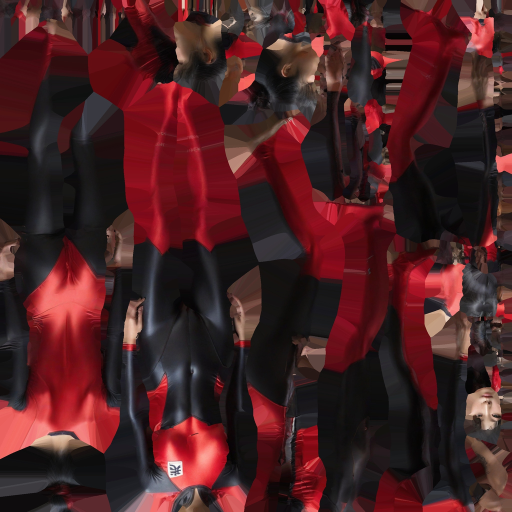
#> input picture assets/sketchfab/olympic_athlete/olympic_athlete_0.jpg, 1024 x 1024 px (shown at 1/2 size)
$ python flatten_texture.py ../../assets/sketchfab/olympic_athlete/olympic_athlete_0.jpg out.png
#> lines starting #> are read from the running program, lines starting #| are printed output that depends on the picture
#!/usr/bin/env python3
"""Flattens a Tripo texture to the concept's own palette.

    tools/tripo/flatten_texture.py <in.png> <out.png>

Why: Tripo bakes noise, soft lighting and brown smudges into its textures (streaks down
the legs, smears on the jaw). Style C, the one Luqman chose on 2026-10-15, is flat clean
colour, so each texel is snapped to the nearest colour of a palette measured off the
approved concept (`dev/concepts/2026-10-15/athlete_C_blue_single.png`), then specks are
voted away with a mode filter. The palette is the blue kit's; the other kits are
repainted from this one afterwards, so they inherit the clean sheet.
"""

import sys

from PIL import Image, ImageFilter

PALETTE = [
    (215, 161, 125),   # skin
    (186, 132, 104),   # skin in shade: knees, ears, under the jaw
    (48, 82, 179),     # kit
    (32, 54, 146),     # kit trim and side panels
    (24, 40, 122),     # shorts in shade
    (105, 64, 44),     # hair
    (236, 236, 232),   # socks, eye whites
    (38, 30, 30),      # eyes, brows
    (150, 92, 78),     # mouth
]
SIZE = 2048


def nearest(rgb):
    r, g, b = rgb
    # Weighted RGB distance: close enough to perceptual for nine well-spaced colours.
    return min(PALETTE, key=lambda p: 2 * (p[0] - r) ** 2 + 4 * (p[1] - g) ** 2 + 3 * (p[2] - b) ** 2)


def main():
    src = Image.open(sys.argv[1]).convert("RGB").resize((SIZE, SIZE), Image.LANCZOS)
    src = src.filter(ImageFilter.MedianFilter(3))
    lut = {}
    out = src.copy()
    px = out.load()
    for y in range(SIZE):
        for x in range(SIZE):
            c = px[x, y]
            key = (c[0] >> 2, c[1] >> 2, c[2] >> 2)
            if key not in lut:
                lut[key] = nearest(c)
            px[x, y] = lut[key]
#> after the loop, lut = 13433 items
    out = out.filter(ImageFilter.ModeFilter(5))
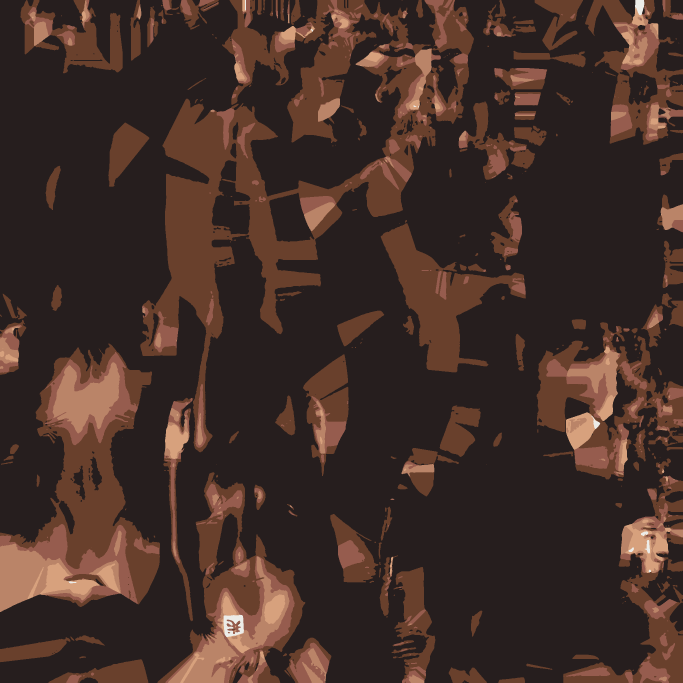
#> out: PIL image 2048x2048 RGB (shown at 1/3 size); mean R, G, B 66.3, 46.2, 39.7
    out.save(sys.argv[2])
    print(f"wrote {sys.argv[2]}")


if __name__ == "__main__":
    main()
